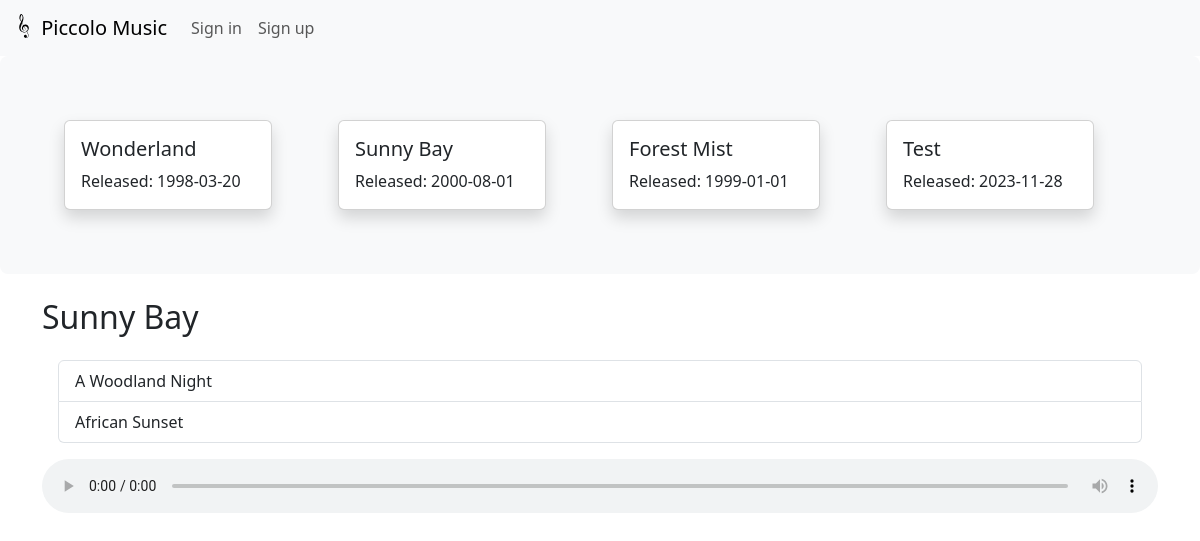
/?album_id=2, run on the app's committed database.
### tables this page shows
CREATE TABLE `tb_album` (
  `id` int(11) NOT NULL,
  `name` varchar(25) NOT NULL,
  `author` varchar(20) NOT NULL,
  `released` date DEFAULT NULL,
  `img_path` varchar(100) NOT NULL
);

CREATE TABLE `tb_music` (
  `id` int(11) NOT NULL,
  `name` varchar(25) NOT NULL,
  `author` varchar(25) NOT NULL,
  `duration` time NOT NULL,
  `album_id` int(11) NOT NULL,
  `path` varchar(100) NOT NULL
);

### src/database.php (called while the page is built, shortened)
<?php
function get_database(): PDO
{
    try {
        static $db = new PDO('mysql:host=localhost;dbname=db_music', 'root', '');
        return $db;
    } catch (PDOException $e) {
        die('failed to connect to database: ' . $e->getMessage());
    }
}
function get_albums(): PDOStatement
{
    $db = get_database();
    $stmt = $db->prepare('SELECT * FROM tb_album');
    if (!$stmt->execute())
        die('failed to query from database');
    return $stmt;
}
function get_album_by_id($album_id): PDOStatement
{
    $db = get_database();
    $stmt = $db->prepare('SELECT * FROM tb_album WHERE id = ?');
    $stmt->execute([$album_id]);
    return $stmt;
}
function get_music_by_album_id($album_id): PDOStatement
{
    $db = get_database();
    $stmt = $db->prepare('SELECT tb_music.* FROM tb_music JOIN tb_album ON album_id = tb_album.id WHERE tb_album.id = ?');
    $stmt->execute([$album_id]);
    return $stmt;
}

### src/index.php (the view, shortened to what this page needs)
<?php include "header.php"; ?>
<?php include "navbar.php"; ?>
<main style="margin: auto;">
    <div class="p-5 mb-4 bg-body-tertiary rounded-3">
        <div class="row p-3">
            <?php
            include "database.php";
            $albums = get_albums();
            foreach ($albums as $row) {
                $album_name = $row["name"];
                $album_released_date = $row["released"];
            ?>
                <div class="col">
                    <div class="card shadow" style="width: 13rem;">
                        <div class="card-body">
                            <h5 class="card-title"><?= $album_name ?></h5>
                            <p class="card-text">Released: <?= $album_released_date ?></p>
                        </div>
                    </div>
                </div>
            <?php
            }
            ?>
        </div>
    </div>
    <?php
    if (isset($_GET['album_id'])) {
        $album_id = $_GET["album_id"];
        $album_name = get_album_by_id($album_id)->fetch(PDO::FETCH_ASSOC)['name'];
    ?>
        <div class="container">
            <h2><?= $album_name ?></h2>
            <div class="list-group p-3">
                <?php
                $music = get_music_by_album_id($album_id);
                foreach ($music as $row) {
                ?>
                    <button type="button" class="list-group-item list-group-item-action" data-src="<?= $row['path'] ?>"><?= $row['name'] ?></button>
                <?php
                }
                ?>
            </div>
            <audio controls src="" style="width: 100%;"></audio>
        </div>
    <?php
    }
    ?>
</main>
<?php include "footer.php"; ?>

### data on the page
tb_album: name "Wonderland", released "1998-03-20"
tb_album: name "Sunny Bay", released "2000-08-01"
tb_album: name "Forest Mist", released "1999-01-01"
tb_album: name "Test", released "2023-11-28"
tb_music: name "A Woodland Night"
tb_music: name "African Sunset"
